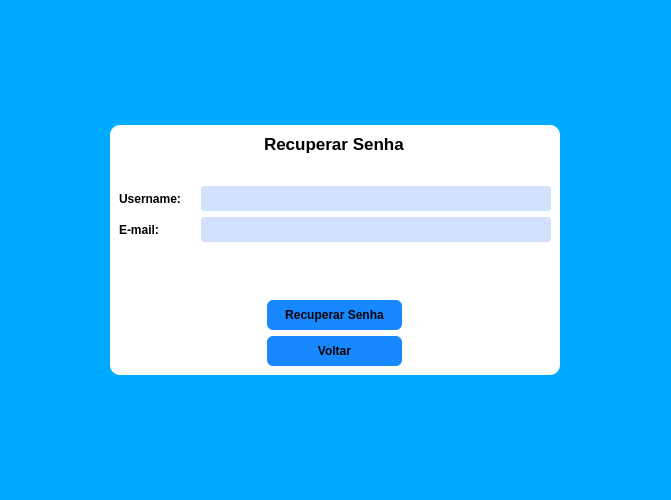
<?xml version="1.0" encoding="UTF-8"?>
<ui version="4.0">
 <class>Recuperar_Senha</class>
 <widget class="QWidget" name="Recuperar_Senha">
  <property name="geometry">
   <rect>
    <x>0</x>
    <y>0</y>
    <width>671</width>
    <height>500</height>
   </rect>
  </property>
  <property name="windowTitle">
   <string>Form</string>
  </property>
  <property name="styleSheet">
   <string notr="true">QWidget#Recuperar_Senha{
	background-color: rgb(0, 170, 255);
}

QFrame#frame{
	background-color: white;
	border-radius: 10px;
}
</string>
  </property>
  <layout class="QGridLayout" name="gridLayout_2">
   <item row="0" column="0">
    <layout class="QGridLayout" name="gridLayout">
     <item row="0" column="0">
      <widget class="QFrame" name="frame">
       <property name="maximumSize">
        <size>
         <width>450</width>
         <height>250</height>
        </size>
       </property>
       <property name="frameShape">
        <enum>QFrame::StyledPanel</enum>
       </property>
       <property name="frameShadow">
        <enum>QFrame::Raised</enum>
       </property>
       <layout class="QGridLayout" name="gridLayout_4">
        <item row="0" column="0">
         <layout class="QGridLayout" name="gridLayout_3">
          <item row="5" column="0">
           <layout class="QGridLayout" name="gridLayout_5">
            <item row="0" column="0">
             <widget class="QPushButton" name="button_voltar">
              <property name="minimumSize">
               <size>
                <width>135</width>
                <height>30</height>
               </size>
              </property>
              <property name="maximumSize">
               <size>
                <width>135</width>
                <height>16777215</height>
               </size>
              </property>
              <property name="cursor">
               <cursorShape>PointingHandCursor</cursorShape>
              </property>
              <property name="styleSheet">
               <string notr="true">QPushButton{
	background-color:rgb(24, 136, 255);
	color: black;
	font-weight: 700;
	border-radius: 6px;
}
QPushButton:hover{
	background-color: rgb(98, 145, 255);
}</string>
              </property>
              <property name="text">
               <string>Voltar</string>
              </property>
             </widget>
            </item>
           </layout>
          </item>
          <item row="3" column="0">
           <layout class="QGridLayout" name="gridLayout_7">
            <item row="0" column="0" alignment="Qt::AlignHCenter|Qt::AlignVCenter">
             <widget class="QLabel" name="label_erro">
              <property name="styleSheet">
               <string notr="true">font-weight: bold;
color: red;</string>
              </property>
              <property name="text">
               <string/>
              </property>
             </widget>
            </item>
           </layout>
          </item>
          <item row="2" column="0">
           <layout class="QGridLayout" name="gridLayout_8">
            <item row="0" column="0">
             <widget class="QLabel" name="label_2">
              <property name="styleSheet">
               <string notr="true">font-weight: bold;
font-size: 12px;</string>
              </property>
              <property name="text">
               <string>E-mail:</string>
              </property>
             </widget>
            </item>
            <item row="0" column="1">
             <widget class="QLineEdit" name="line_email">
              <property name="minimumSize">
               <size>
                <width>0</width>
                <height>25</height>
               </size>
              </property>
              <property name="maximumSize">
               <size>
                <width>350</width>
                <height>16777215</height>
               </size>
              </property>
              <property name="styleSheet">
               <string notr="true">background-color:rgb(211, 225, 255);
border-radius: 3px;</string>
              </property>
             </widget>
            </item>
           </layout>
          </item>
          <item row="0" column="0" alignment="Qt::AlignHCenter|Qt::AlignTop">
           <widget class="QLabel" name="label">
            <property name="styleSheet">
             <string notr="true">font-weight: bold;
font-size: 17px;</string>
            </property>
            <property name="text">
             <string>Recuperar Senha</string>
            </property>
           </widget>
          </item>
          <item row="4" column="0">
           <layout class="QGridLayout" name="gridLayout_6">
            <item row="0" column="0">
             <widget class="QPushButton" name="button_recuperar_senha">
              <property name="minimumSize">
               <size>
                <width>135</width>
                <height>30</height>
               </size>
              </property>
              <property name="maximumSize">
               <size>
                <width>135</width>
                <height>16777215</height>
               </size>
              </property>
              <property name="cursor">
               <cursorShape>PointingHandCursor</cursorShape>
              </property>
              <property name="styleSheet">
               <string notr="true">QPushButton{
	background-color:rgb(24, 136, 255);
	color: black;
	font-weight: 700;
	border-radius: 6px;
}
QPushButton:hover{
	background-color: rgb(98, 145, 255);
}</string>
              </property>
              <property name="text">
               <string>Recuperar Senha</string>
              </property>
             </widget>
            </item>
           </layout>
          </item>
          <item row="1" column="0">
           <layout class="QGridLayout" name="gridLayout_9">
            <item row="0" column="0">
             <widget class="QLabel" name="label_3">
              <property name="styleSheet">
               <string notr="true">font-weight: bold;
font-size: 12px;</string>
              </property>
              <property name="text">
               <string>Username:</string>
              </property>
             </widget>
            </item>
            <item row="0" column="1">
             <widget class="QLineEdit" name="line_user">
              <property name="minimumSize">
               <size>
                <width>0</width>
                <height>25</height>
               </size>
              </property>
              <property name="maximumSize">
               <size>
                <width>350</width>
                <height>16777215</height>
               </size>
              </property>
              <property name="styleSheet">
               <string notr="true">background-color:rgb(211, 225, 255);
border-radius: 3px;</string>
              </property>
             </widget>
            </item>
           </layout>
          </item>
         </layout>
        </item>
       </layout>
      </widget>
     </item>
    </layout>
   </item>
  </layout>
 </widget>
 <tabstops>
  <tabstop>line_user</tabstop>
  <tabstop>line_email</tabstop>
  <tabstop>button_recuperar_senha</tabstop>
  <tabstop>button_voltar</tabstop>
 </tabstops>
 <resources/>
 <connections/>
</ui>
